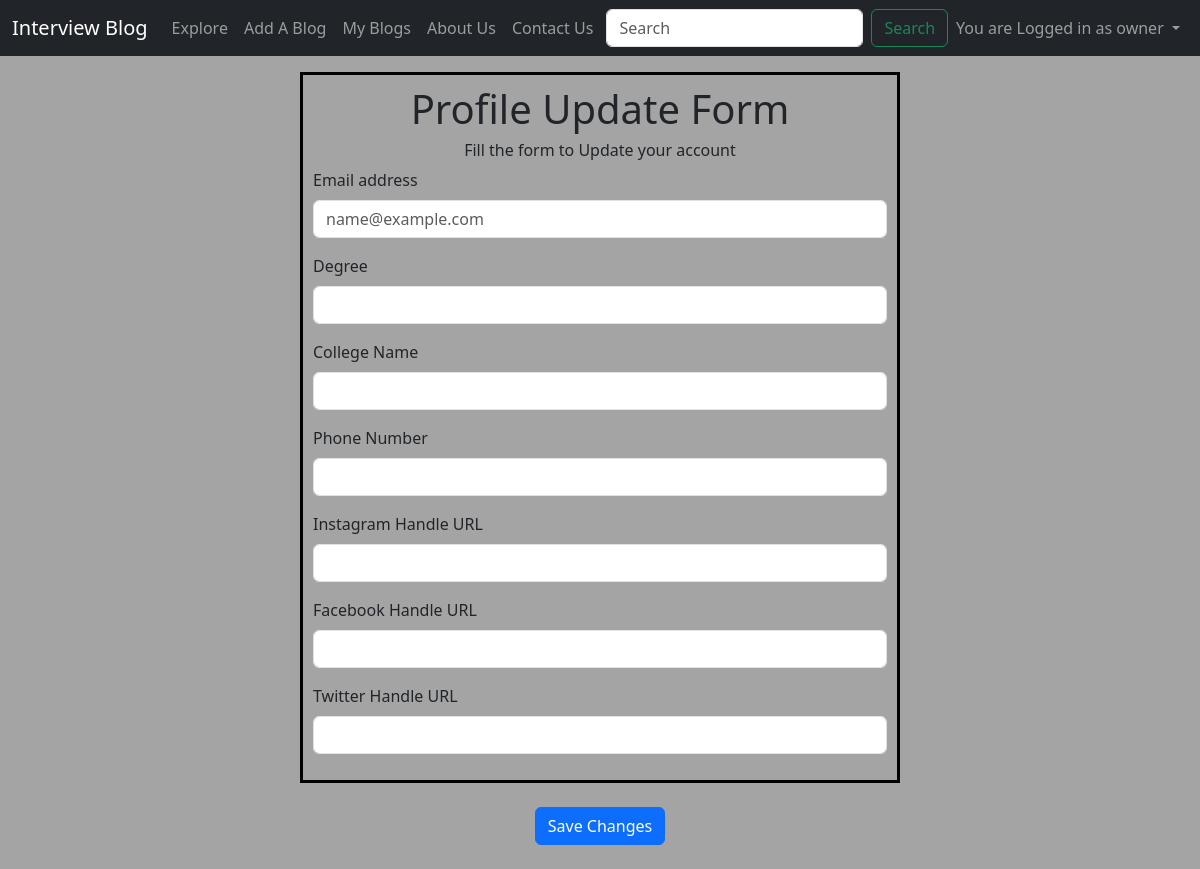
The page /profile/editprof/owner (signed in) on the database as committed earlier.
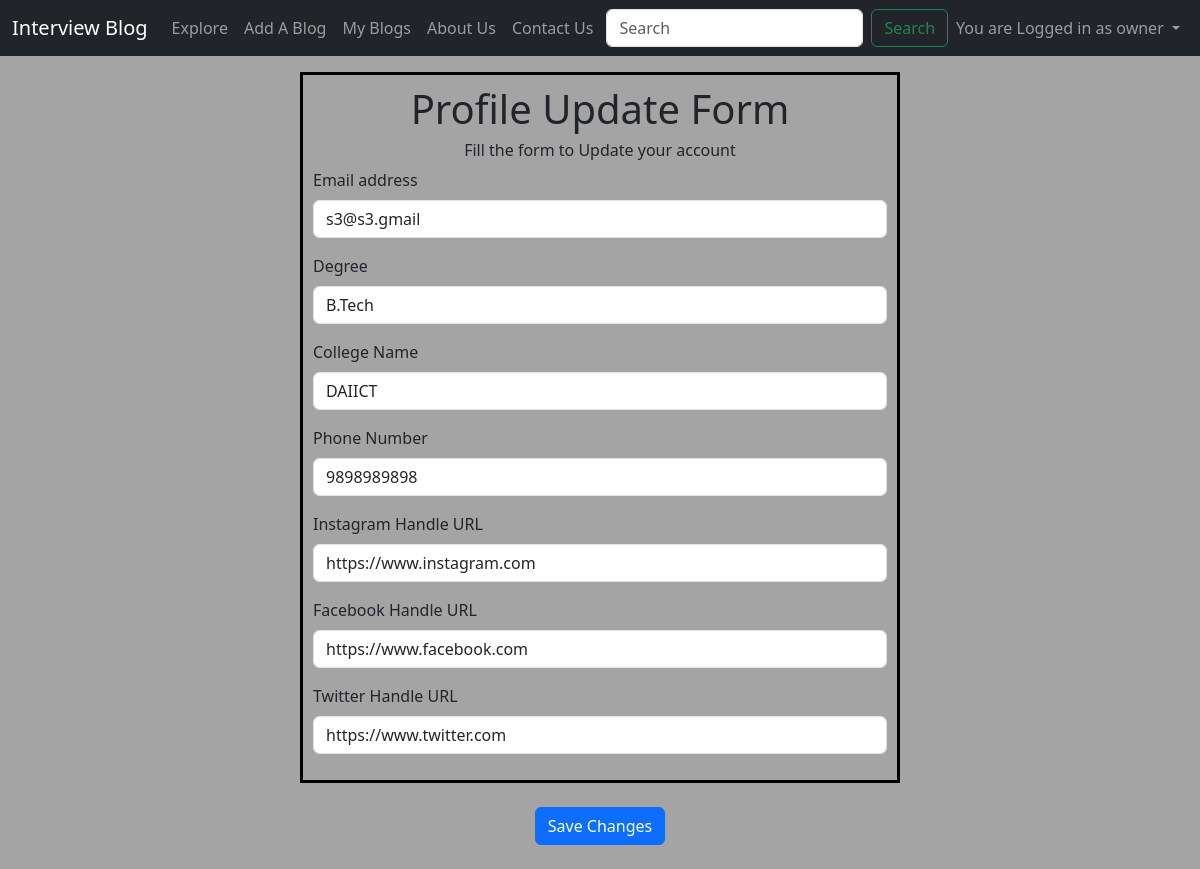
The same page on the database as committed later.
### blog/models.py (models this page shows)
class Profile(models.Model):
    profile_user=models.OneToOneField(User,on_delete=models.CASCADE)
    fname=models.CharField(max_length=100)
    lname=models.CharField(max_length=100)
    degree=models.CharField(max_length=100)
    college=models.CharField(max_length=200)
    gender=models.CharField(max_length=50)
    dob=models.DateTimeField()
    phone=models.CharField(max_length=10)
    email=models.EmailField()
    insta_handle=models.CharField(max_length=200,null=True)
    fb_handle=models.CharField(max_length=200,null=True)
    twitter_handle=models.CharField(max_length=200,null=True)

### blog/views.py (the view)
# urls.py: path('profile/editprof/<str:user>',views.editprof,name="Edit Profile"),
@login_required(login_url='/')
def editprof(request,user):
    i=User.objects.filter(username=user).first()
    j=Profile.objects.filter(profile_user=i).first()
    params={'j':j}
    return render(request,'blog/editprof.html',params)

### blog/templates/blog/editprof.html (shortened to what this page needs)
{% extends 'blog/base.html' %}
{% block body %}
<div class="mt-3">
<form action='/saveprofile' method="post" enctype="multipart/form-data">
    <div class="signup">
        <div class="content">
            <h1 align="center">Profile Update Form</h1>
            <h6 align="center">Fill the form to Update your account</h6>
          <p>
            <label for="exampleFormControlInput1" class="form-label">Email address</label>
            <input type="email" class="form-control" name="email" value="{{j.email}}" id="email" placeholder="name@example.com" required>
          </p>
          <p>
            <label for="exampleFormControlInput1" class="form-label">Degree</label>
            <input type="text" class="form-control" name="degree" value="{{j.degree}}" id="degree" required>
          </p>
          <p>
            <label for="exampleFormControlInput1" class="form-label">College Name</label>
            <input type="text" class="form-control" name="college" value="{{j.college}}" id="college" required>
          </p>
      <p>
        <label for="exampleFormControlInput1" class="form-label">Phone Number</label>
        <input type="number" class="form-control" name="phone" value="{{j.phone}}" id="phone" required>
      </p>
      <p>
        <label for="exampleFormControlInput1" class="form-label">Instagram Handle URL</label>
        <input type="text" class="form-control" name="insta_handle" value="{{j.insta_handle}}" id="insta_handle">
      </p>
      <p>
        <label for="exampleFormControlInput1" class="form-label">Facebook Handle URL</label>
        <input type="text" class="form-control" name="fb_handle" value="{{j.fb_handle}}" id="fb_handle">
      </p>
      <p>
        <label for="exampleFormControlInput1" class="form-label">Twitter Handle URL</label>
        <input type="text" class="form-control" name="twitter_handle" value="{{j.twitter_handle}}" id="twitter_handle">
      </p>
        </div>
      </div>
      <div class="login-footer text-center my-4">
        <button type="submit" class="btn btn-primary">Save Changes</button>
      </div>
    </form>
    </div>
{% endblock %}

Rows that differ between the two databases and show on the page:
added Profile: email "s3@s3.gmail", degree "B.Tech", college "DAIICT", phone "9898989898", insta_handle "https://www.instagram.com", fb_handle "https://www.facebook.com", twitter_handle "https://www.twitter.com"
